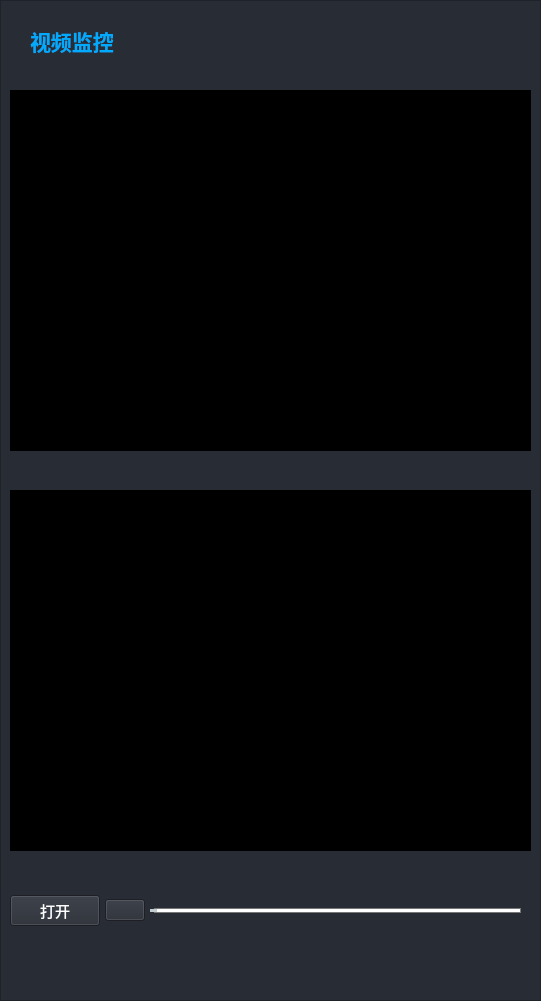
      <widget class="QFrame" name="center_content">
       <property name="geometry">
        <rect>
         <x>590</x>
         <y>0</y>
         <width>541</width>
         <height>1001</height>
        </rect>
       </property>
       <property name="styleSheet">
        <string notr="true">background-color: rgb(40, 44, 52);</string>
       </property>
       <property name="frameShape">
        <enum>QFrame::StyledPanel</enum>
       </property>
       <property name="frameShadow">
        <enum>QFrame::Raised</enum>
       </property>
       <widget class="QWidget" name="vedio_ori" native="true">
        <property name="geometry">
         <rect>
          <x>10</x>
          <y>90</y>
          <width>521</width>
          <height>361</height>
         </rect>
        </property>
        <property name="styleSheet">
         <string notr="true">background-color: rgb(0, 0, 0);</string>
        </property>
       </widget>
       <widget class="QWidget" name="vedio_pro" native="true">
        <property name="geometry">
         <rect>
          <x>10</x>
          <y>490</y>
          <width>521</width>
          <height>361</height>
         </rect>
        </property>
        <property name="styleSheet">
         <string notr="true">background-color: rgb(0, 0, 0);</string>
        </property>
       </widget>
       <widget class="QWidget" name="widget" native="true">
        <property name="geometry">
         <rect>
          <x>10</x>
          <y>890</y>
          <width>511</width>
          <height>41</height>
         </rect>
        </property>
        <layout class="QHBoxLayout" name="horizontalLayout_8" stretch="1,1,5">
         <property name="spacing">
          <number>5</number>
         </property>
         <property name="leftMargin">
          <number>0</number>
         </property>
         <property name="topMargin">
          <number>0</number>
         </property>
         <property name="rightMargin">
          <number>0</number>
         </property>
         <property name="bottomMargin">
          <number>0</number>
         </property>
         <item>
          <widget class="QPushButton" name="pushButton_3">
           <property name="minimumSize">
            <size>
             <width>90</width>
             <height>0</height>
            </size>
           </property>
           <property name="maximumSize">
            <size>
             <width>90</width>
             <height>16777215</height>
            </size>
           </property>
           <property name="font">
            <font>
             <family>Agency FB</family>
             <pointsize>11</pointsize>
            </font>
           </property>
           <property name="styleSheet">
            <string notr="true">color: rgb(255, 255, 255);</string>
           </property>
           <property name="text">
            <string>打开</string>
           </property>
           <property name="icon">
            <iconset resource="images/1.qrc">
             <normaloff>:/images/images/folderOpen.png</normaloff>:/images/images/folderOpen.png</iconset>
           </property>
           <property name="iconSize">
            <size>
             <width>20</width>
             <height>20</height>
            </size>
           </property>
          </widget>
         </item>
         <item>
          <widget class="QPushButton" name="pushButton_5">
           <property name="sizePolicy">
            <sizepolicy hsizetype="Fixed" vsizetype="Fixed">
             <horstretch>0</horstretch>
             <verstretch>0</verstretch>
            </sizepolicy>
           </property>
           <property name="text">
            <string/>
           </property>
           <property name="icon">
            <iconset resource="images/1.qrc">
             <normaloff>:/images/images/bofang.png</normaloff>:/images/images/bofang.png</iconset>
           </property>
          </widget>
         </item>
         <item>
          <widget class="QSlider" name="horizontalSlider">
           <property name="styleSheet">
            <string notr="true">/*horizontal ：水平QSlider*/
QSlider::groove:horizontal {
border: 0px solid #bbb;
}

/*1.滑动过的槽设计参数*/
QSlider::sub-page:horizontal {
 /*槽颜色*/
background: rgb(90,49,255);
 /*外环区域倒圆角度*/
border-radius: 2px;
 /*上遮住区域高度*/
margin-top:8px;
 /*下遮住区域高度*/
margin-bottom:8px;
/*width在这里无效，不写即可*/
}

/*2.未滑动过的槽设计参数*/
QSlider::add-page:horizontal {
/*槽颜色*/
background: rgb(255,255, 255);
/*外环大小0px就是不显示，默认也是0*/
border: 1px solid #777;
/*外环区域倒圆角度*/
border-radius: 2px;
 /*上遮住区域高度*/
margin-top:9px;
 /*下遮住区域高度*/
margin-bottom:9px;
}
 
/*3.平时滑动的滑块设计参数*/
QSlider::handle:horizontal {
/*滑块颜色*/
background: rgb(193,204,208);
/*滑块的宽度*/
width: 5px;
/*滑块外环为1px，再加颜色*/
border: 1px solid rgb(193,204,208);
 /*滑块外环倒圆角度*/
border-radius: 2px; 
 /*上遮住区域高度*/
margin-top:6px;
 /*下遮住区域高度*/
margin-bottom:6px;
}

/*4.手动拉动时显示的滑块设计参数*/
QSlider::handle:horizontal:hover {
/*滑块颜色*/
background: rgb(0, 170, 255);
/*滑块的宽度*/
width: 10px;
/*滑块外环为1px，再加颜色*/
border: 1px solid rgb(0, 170, 255);
 /*滑块外环倒圆角度*/
border-radius: 5px; 
 /*上遮住区域高度*/
margin-top:4px;
 /*下遮住区域高度*/
margin-bottom:4px;
}
</string>
           </property>
           <property name="orientation">
            <enum>Qt::Horizontal</enum>
           </property>
          </widget>
         </item>
        </layout>
       </widget>
       <widget class="QLabel" name="label_query_2">
        <property name="geometry">
         <rect>
          <x>30</x>
          <y>20</y>
          <width>131</width>
          <height>41</height>
         </rect>
        </property>
        <property name="font">
         <font>
          <family>Microsoft YaHei UI</family>
          <pointsize>16</pointsize>
          <weight>75</weight>
          <bold>true</bold>
         </font>
        </property>
        <property name="styleSheet">
         <string notr="true">color: rgb(0, 170, 255);
</string>
        </property>
        <property name="text">
         <string>视频监控</string>
        </property>
       </widget>
      </widget>
